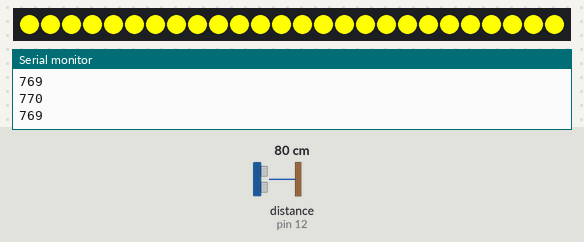
Bench run of a sketch on a simulated Arduino Uno, built with avr-gcc and run on an emulated ATmega328P. On the bench: 26 RGB LEDs in strip order, left to right, the last lines printed to the serial monitor. Wiring (inferred from the names in the program): ultrasonic range finder: trigger pin 13; echo pin 12. The inputs (shaded band) are chosen by the test bench; at power-on: distance to the obstacle (sensor on pin 12) 80 cm. The echo pulse lasts 58.3 µs per cm.

Above: at 1.2 s.
1.3 s: distance to the obstacle (sensor on pin 12) set to 120 cm
At 2.5 s:
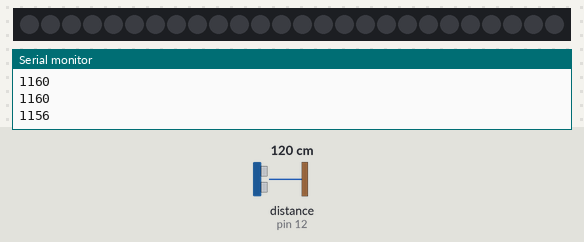
3.0 s: distance to the obstacle (sensor on pin 12) set to 2 cm
At 3.7 s:
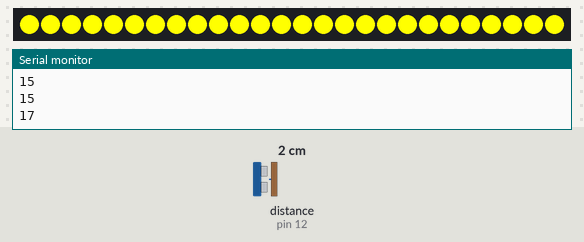
4.5 s: distance to the obstacle (sensor on pin 12) set to 250 cm
At 5.5 s:
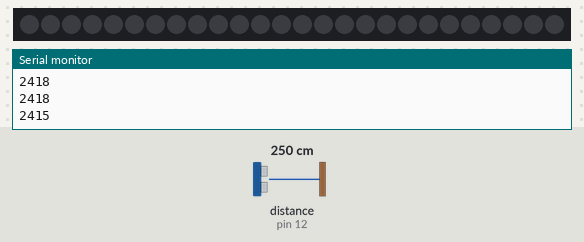
Timing chart, 0 to 7.5 s (numbered marks = the images above; inputs shaded):
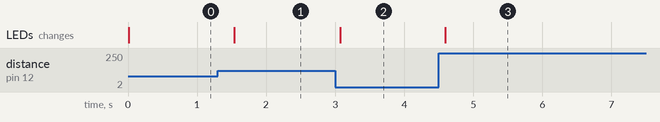

Measured:
- after the input at 1.3 s, the LEDs: change after 0.24 s (image 1)
- after the input at 3.0 s, the LEDs: change after 0.07 s (image 2)
- after the input at 4.5 s, the LEDs: change after 0.09 s (image 3)

The sketch:

main.ino
```cpp
//#include <hcsr04.h>
#include <Adafruit_NeoPixel.h>
#include "MedianFilterLib.h"
#include "corner_scanner.h"

#define LED_PIXEL_COUNT 26

#define SCAN1_TRIG 13
#define SCAN1_ECHO 12
#define SCAN1_LED 11

#define SCAN2_TRIG 10
#define SCAN2_ECHO 9
#define SCAN2_LED 8

CornerScanner cornerScanner1(SCAN1_TRIG, SCAN1_ECHO, SCAN1_LED, LED_PIXEL_COUNT);
//CornerScanner cornerScanner2(SCAN2_TRIG, SCAN2_ECHO, SCAN2_LED, LED_PIXEL_COUNT);

void setup() {
  Serial.begin(9600);

  cornerScanner1.begin();
  //cornerScanner2.begin();
}

void loop() {
  cornerScanner1.update();
  //cornerScanner2.update();
  delay(300);
}
```

corner_scanner.cpp
```cpp
#include "corner_scanner.h"

#define FILTER_WINDOW_SIZE 5
#define LED_TRIGGER_DISTANCE 1000
#define MAX_WAIT_TIME 50000

CornerScanner::CornerScanner(PIN trigger, PIN echo, PIN led, int ledPixelCount) {
  pinMode(trigger, OUTPUT);
  pinMode(echo, INPUT);

  _trigger = trigger;
  _echo = echo;
  _ledStrip = new Adafruit_NeoPixel(ledPixelCount, led, NEO_GRB + NEO_KHZ800);
  _ledPixelCount = ledPixelCount;
  _isTurnedOn = false;
}

void CornerScanner::begin() {
  _ledStrip->begin();
  _ledStrip->show();
}

void CornerScanner::update() {
  UINT32 value = getDistanceInMilimeters();
  Serial.println(value);
  if (value < LED_TRIGGER_DISTANCE) {
    turnStripOn();
  } else {
    turnStripOff();
  }
}

UINT32 CornerScanner::getEchoInMicroseconds()
{
  digitalWrite(_trigger, LOW);
  delayMicroseconds(5);
  digitalWrite(_trigger, HIGH);
  delayMicroseconds(10);
  digitalWrite(_trigger, LOW);
  // Why don't I just use? "return pulseIn(_echo, HIGH);"
  // Arduino Primo doesn't have access to pulseIn.

  while (digitalRead(_echo) == LOW);

  UINT32 pulseStart = micros();
  UINT32 waitedTime = 0;

  do {
    waitedTime = micros() - pulseStart;
  } while (waitedTime < MAX_WAIT_TIME && digitalRead(_echo) == HIGH);

  return waitedTime < MAX_WAIT_TIME ? waitedTime : UINT_32_MAX;
}

UINT32 CornerScanner::getDistanceInMilimeters() {
  UINT32 echoMs = getEchoInMicroseconds();
  UINT32 distance = (echoMs / 2) * 0.332;

  return distance;
}

void CornerScanner::turnStripOn() {
  if (!_isTurnedOn) {
    _ledStrip->fill(_ledStrip->Color(255, 255, 0), 0, _ledPixelCount);
    _ledStrip->show();
    _isTurnedOn = true;
  }
}

void CornerScanner::turnStripOff() {
  if (_isTurnedOn) {
    _ledStrip->fill(_ledStrip->Color(0, 0, 0), 0, _ledPixelCount);
    _ledStrip->show();
    _isTurnedOn = false;
  }
}
```

corner_scanner.h
```cpp
#ifndef CORNER_SCANNER_H
#define CORNER_SCANNER_H

#include <Adafruit_NeoPixel.h>

#define UINT32 unsigned long
#define UINT16 unsigned int
#define PIN int

const UINT32 UINT_32_MAX = 0UL - 1UL;
const UINT16 UINT_16_MAX = 0 - 1;

class CornerScanner {
  public:
    CornerScanner(PIN trigger, PIN echo, PIN led, int ledPixelCount);
    void begin();
    void update();

  private:
    UINT32 getEchoInMicroseconds();
    UINT32 getDistanceInMilimeters();
    void turnStripOn();
    void turnStripOff();
    PIN _echo;
    PIN _trigger;
    UINT16 _step;
    Adafruit_NeoPixel* _ledStrip;
    int _ledPixelCount;
    bool _isTurnedOn;
};
#endif
```
